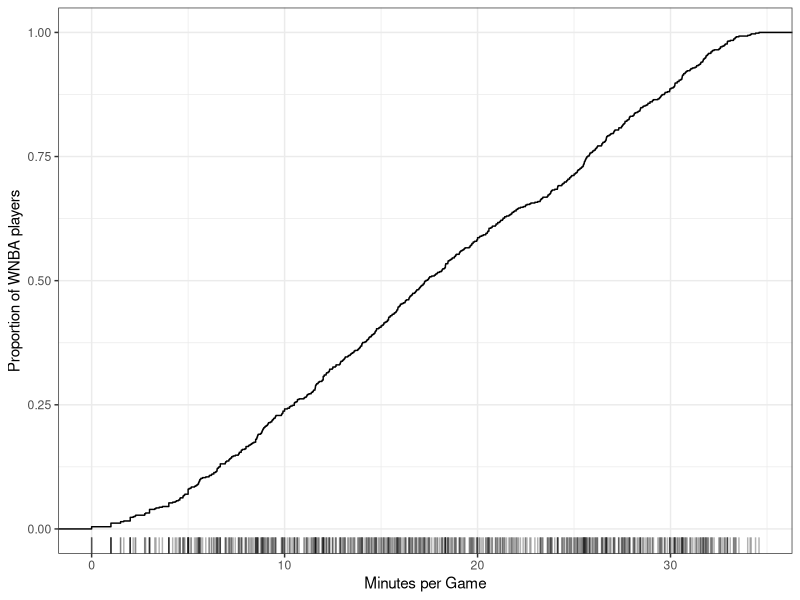

Source code (R):
# PURPOSE: Clean WNBA players
## Error in TOT calculation - for players who played more than 1 team between 2018-2021, take row with most games played

library(tidyverse)
wnba_all_stats_raw <- read_csv("data/wnba_all_stats.csv") #1997-2022

# 2018-2021 seasons
wnba_seasons <- wnba_all_stats_raw %>% 
  select(-contains("link")) %>%  #remove link column
  mutate(mpg = mp/g) %>%  #add mpg column
  filter(grepl("2018|2019|2020|2021", season)) 

#ECDF plot of mpg:

wnba_ecdf <- wnba_seasons %>%  
  ggplot(aes(x = mpg)) + 
  stat_ecdf() +
  geom_rug(alpha = 0.3) +
  theme_bw() +
  labs(x = "Minutes per Game",
       y = "Proportion of WNBA players")

#Eliminating players that played less than 10 mpg and 5 games each season
## Justification: removing players who've played an insignificant amount of time during the season

wnba_all_stats_clean <- wnba_seasons %>% 
  filter(tm != "TOT") %>%  #remove TOT rows
  group_by(player, season) %>%
  filter(mp == max(mp)) %>% 
#if a player played with multiple teams over the course of a season, kept row with most mp 
  filter(mpg > 10, g > 5)

# WRITE CSV
write_csv(wnba_all_stats_clean, "data/wnba_all_stats_clean.csv")



